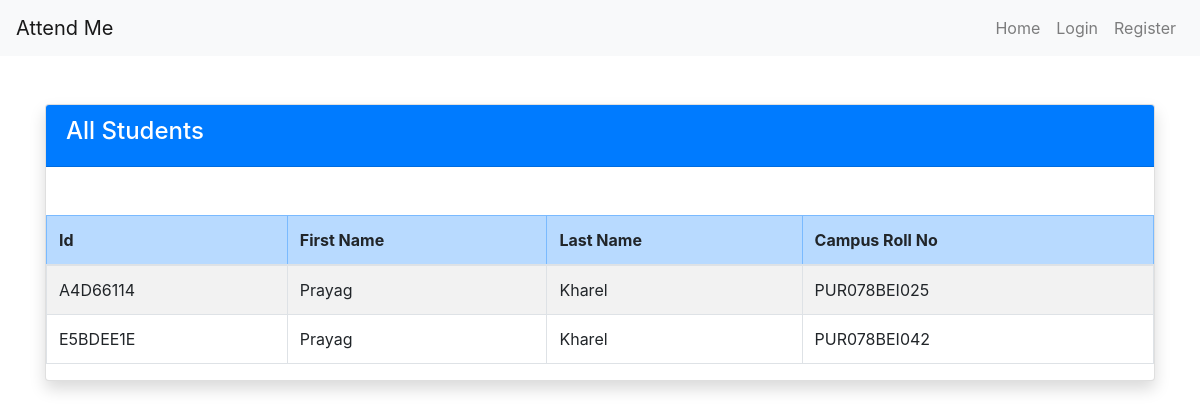
Before: /admin/students (signed in) with the older database file.
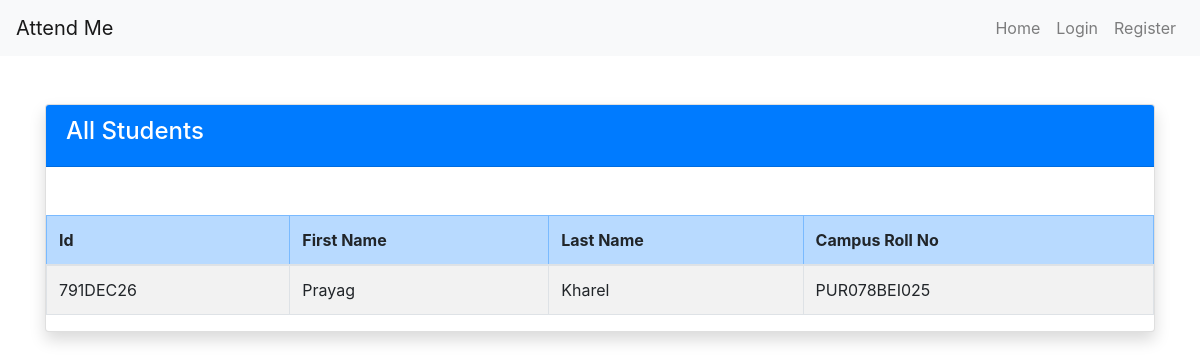
After: the same page with the newer database file.
### main.py (models this page shows)
class Ad_student(db.Model):
    uid: Mapped[str] = mapped_column(String(100), primary_key=True)
    campus_rollno:Mapped[str] = mapped_column(String(100), unique=True, nullable = False)
    first_name: Mapped[str] = mapped_column(String(1000), nullable=False)
    last_name: Mapped[str] = mapped_column(String(100), nullable = False)

### main.py (the view)
@app.route('/admin/students')
def get_students():
    if session.get('user_role', '') != 'admin':
        flash("Unauthorized access!", "danger")
        return redirect(url_for('home'))
    students = Ad_student.query.all()  # This fetches all the rows
    student_list = []  # Empty list to store dictionaries
    for student in students:
        student_list.append({
            'first_name': student.first_name,
            'last_name': student.last_name,
            'campus_rollno': student.campus_rollno,
            'uid': student.uid
        })
    print("courses: ", student_list)
    return render_template('all_students.html',
                           student_list=student_list
                           )

### templates/all_students.html
{% extends "base.html" %}
{% block content %}
<div class="container mt-5">
    <div class="card shadow">
        <div class="card-header bg-primary text-white">
            <h4>All Students</h4>
        </div>
        <div class="table-responsive mt-5">
        <table class="table table-striped table-hover table-bordered">
            <thead class="table-primary">
                <tr>
                    <th>Id</th>
                    <th>First Name</th>
                    <th>Last Name</th>
                    <th>Campus Roll No</th>
                </tr>
            </thead>
            <tbody>
                {% for student in student_list %}
                <tr>
                    <td>{{ student.uid }}</td>
                    <td>{{ student.first_name }}</td>
                    <td>{{ student.last_name }}</td>
                    <td>{{ student.campus_rollno }}</td>
                </tr>
                {% endfor %}
            </tbody>
        </table>
    </div>
    </div>
</div>
{% endblock %}

### templates/base.html (shortened to what this page needs)
<!DOCTYPE html>
<html>
  <head>
    <link
      rel="stylesheet"
      href="https://stackpath.bootstrapcdn.com/bootstrap/4.5.2/css/bootstrap.min.css"
    />
  </head>
  <body>
    <nav class="navbar navbar-expand-lg navbar-light bg-light">
      <a class="navbar-brand" href="/">Attend Me</a>
      <div class="collapse navbar-collapse">
        <ul class="navbar-nav ml-auto">
          <li class="nav-item">
            <a class="nav-link" href="{{ url_for('home') }}">Home</a>
          </li>
          {% if not logged_in %}
          <li class="nav-item">
            <a class="nav-link" href="{{ url_for('login') }}">Login</a>
          </li>
          <li class="nav-item">
            <a class="nav-link" href="{{ url_for('register') }}">Register</a>
          </li>
          {% else %}
          <li class="nav-item">
            <a class="nav-link" href="{{ url_for('logout') }}">Log Out</a>
          </li>
          {% endif %}
        </ul>
      </div>
    </nav>
    {% block content %} {% endblock %}
  </body>
</html>

Changed rows visible on the page:
removed Ad_student: uid "A4D66114", first_name "Prayag", last_name "Kharel", campus_rollno "PUR078BEI025"
removed Ad_student: uid "E5BDEE1E", first_name "Prayag", last_name "Kharel", campus_rollno "PUR078BEI042"
added Ad_student: uid "791DEC26", first_name "Prayag", last_name "Kharel", campus_rollno "PUR078BEI025"
